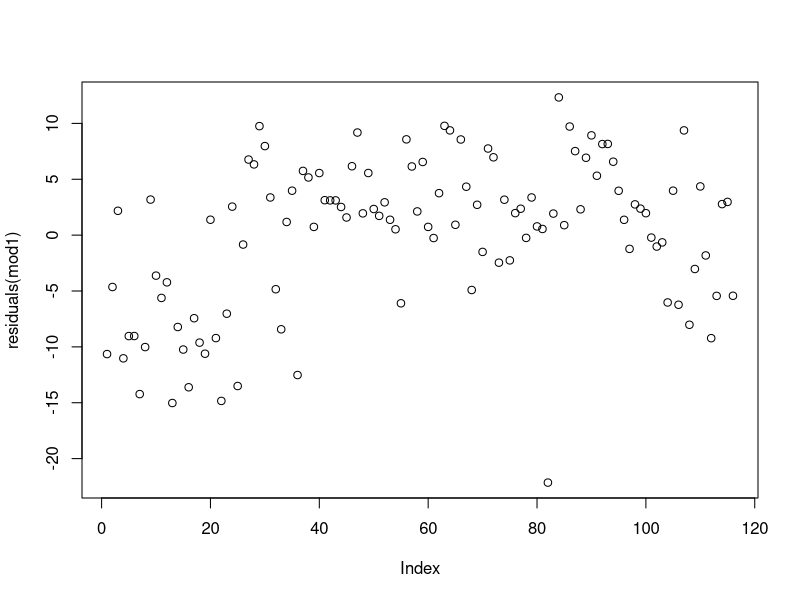
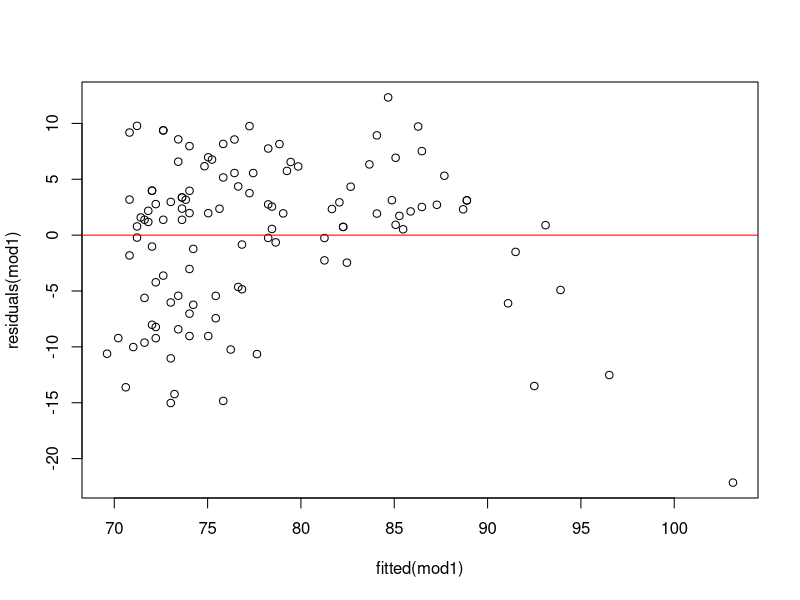
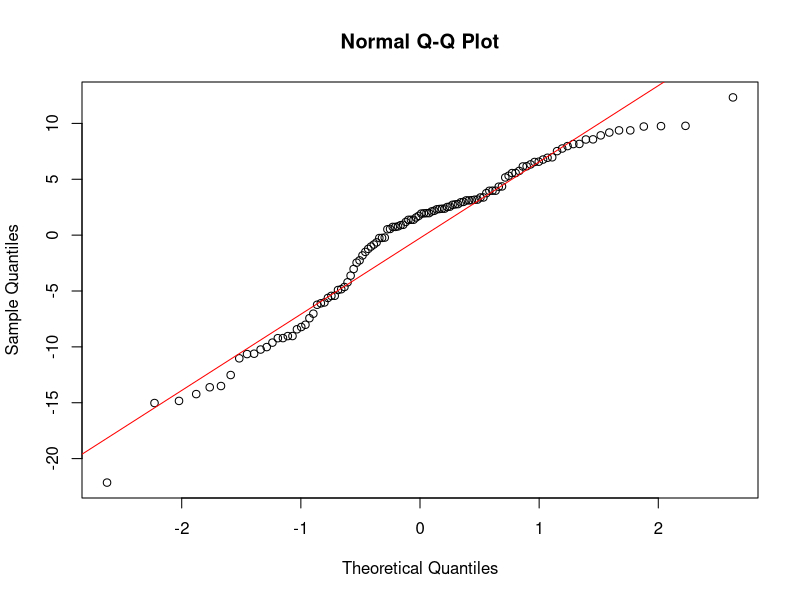

Write R code to recreate these figures, in order.
# Import NY air quality data
data("airquality")

#from assignment 5:
mod1 = lm(Temp~Ozone, data=airquality)
summary(mod1)

## EXERCISE 4 

airquality2 = airquality[which(is.na(airquality$Ozone)==FALSE),]
mod2 = lm(Temp~Ozone, data=airquality2)
res2 = residuals(mod2)
RSS2 = sum(res2^2)

num = RSS2/(length(airquality2$Ozone)-2)
den = var(airquality2$Temp)

AR2 = 1 - (num/den)
AR2 #0.4832134

#check
summary(mod1) #Adjusted R-squared = 0.4832
summary(mod2) #Adjusted R-squared = 0.4832

#After removing the NAs, the manually calculated Adjusted R-squared (0.4832) equals the Adjusted R-squared from the summary function of the original model.

## EXERCISE 5

install.packages('lmtest')
library(lmtest)

#Residual Independency
plot(residuals(mod1))
#From the plot, it looks like there is a pattern, so it seems like the residuals are autocorrelated 

dwtest(mod1, alternative=c("two.sided"))
#DW test has a p-value of 7.276e-06, which means that the residuals are autocorrelated and NOT indepedent

#Residual Homoskedasticity
plot(residuals(mod1)~fitted(mod1))
abline(lm(residuals(mod1)~fitted(mod1)), col="red") #it looks like the residuals are not homeskedastic because the residuals change with an increase in fitted value 

bptest(mod1)
# The bptest has a p-value of 0.0721, so the residuals ARE homoskedastic at the .05 level (we cannot reject the null hypothesis of homoskedasticity)

#Residual Normality

qqnorm(residuals(mod1))
qqline(residuals(mod1), col="red") #From the QQ Plot, it looks like it there is not a normal distribution because the residuals deviate from the line

shapiro.test(residuals(mod1)) #The p-value is 0.000226, so the residuals are not normally distributed. 
